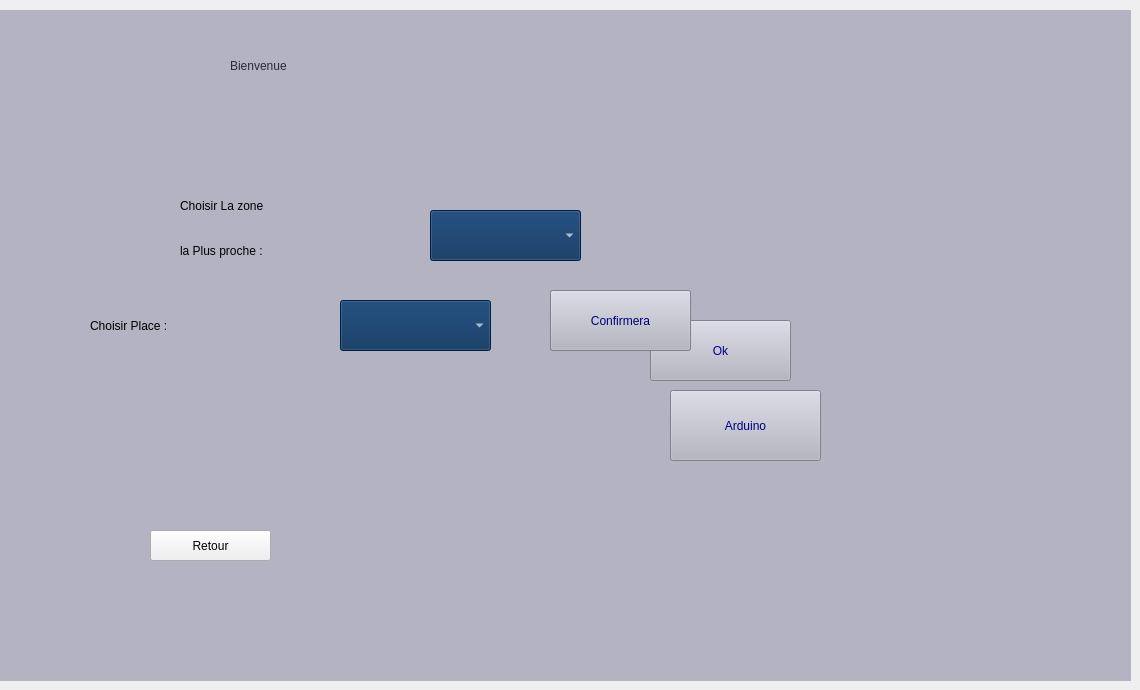
    <widget class="QWidget" name="page_choisirzone">
     <widget class="QPushButton" name="ok">
      <property name="geometry">
       <rect>
        <x>650</x>
        <y>320</y>
        <width>141</width>
        <height>61</height>
       </rect>
      </property>
      <property name="styleSheet">
       <string notr="true">#ok{
	font: 18pt &quot;Bahnschrift&quot;;

	background-color: rgb(179, 179, 193);
	
	
	
	color: rgb(0, 0, 127);
	
;}


#ok:hover{
;

	color: rgb(255, 255, 255);
	background-color: rgb(4, 44, 89);
	}</string>
      </property>
      <property name="text">
       <string>Ok</string>
      </property>
     </widget>
     <widget class="QLabel" name="label_choisirplace">
      <property name="geometry">
       <rect>
        <x>0</x>
        <y>10</y>
        <width>1131</width>
        <height>671</height>
       </rect>
      </property>
      <property name="styleSheet">
       <string notr="true">
background-color: rgb(179, 179, 193);</string>
      </property>
      <property name="text">
       <string/>
      </property>
     </widget>
     <widget class="QPushButton" name="Retour">
      <property name="geometry">
       <rect>
        <x>150</x>
        <y>530</y>
        <width>121</width>
        <height>31</height>
       </rect>
      </property>
      <property name="text">
       <string>Retour</string>
      </property>
     </widget>
     <widget class="QComboBox" name="comboBox">
      <property name="geometry">
       <rect>
        <x>430</x>
        <y>210</y>
        <width>151</width>
        <height>51</height>
       </rect>
      </property>
      <property name="styleSheet">
       <string notr="true">#comboBox:hover{

background-color: rgb(255, 255, 255);
	
	color: rgb(4, 44, 89);
	
;}


#comboBox{
;

	color: rgb(255, 255, 255);
	background-color: rgb(4, 44, 89);
	}</string>
      </property>
     </widget>
     <widget class="QLabel" name="bienvenue">
      <property name="geometry">
       <rect>
        <x>230</x>
        <y>30</y>
        <width>391</width>
        <height>71</height>
       </rect>
      </property>
      <property name="styleSheet">
       <string notr="true">color: rgb(41, 44, 51);
font: 48pt &quot;MS Shell Dlg 2&quot;;</string>
      </property>
      <property name="text">
       <string>Bienvenue</string>
      </property>
     </widget>
     <widget class="QLabel" name="label_25">
      <property name="geometry">
       <rect>
        <x>180</x>
        <y>190</y>
        <width>211</width>
        <height>31</height>
       </rect>
      </property>
      <property name="styleSheet">
       <string notr="true">font: 24pt &quot;Bahnschrift&quot;;</string>
      </property>
      <property name="text">
       <string>Choisir La zone </string>
      </property>
     </widget>
     <widget class="QLabel" name="label_26">
      <property name="geometry">
       <rect>
        <x>180</x>
        <y>230</y>
        <width>241</width>
        <height>41</height>
       </rect>
      </property>
      <property name="styleSheet">
       <string notr="true">font: 24pt &quot;Bahnschrift&quot;;</string>
      </property>
      <property name="text">
       <string>la Plus proche :</string>
      </property>
     </widget>
     <widget class="QComboBox" name="comboBox_2">
      <property name="geometry">
       <rect>
        <x>340</x>
        <y>300</y>
        <width>151</width>
        <height>51</height>
       </rect>
      </property>
      <property name="styleSheet">
       <string notr="true">#comboBox_2:hover{

background-color: rgb(255, 255, 255);
	
	color: rgb(4, 44, 89);
	
;}


#comboBox_2{
;

	color: rgb(255, 255, 255);
	background-color: rgb(4, 44, 89);
	}</string>
      </property>
     </widget>
     <widget class="QPushButton" name="confirmer">
      <property name="geometry">
       <rect>
        <x>550</x>
        <y>290</y>
        <width>141</width>
        <height>61</height>
       </rect>
      </property>
      <property name="styleSheet">
       <string notr="true">#confirmer{
	font: 18pt &quot;Bahnschrift&quot;;

	background-color: rgb(179, 179, 193);
	
	
	
	color: rgb(0, 0, 127);
	
;}


#confirmer:hover{
;

	color: rgb(255, 255, 255);
	background-color: rgb(4, 44, 89);
	}</string>
      </property>
      <property name="text">
       <string>Confirmer</string>
      </property>
     </widget>
     <widget class="QLabel" name="label_27">
      <property name="geometry">
       <rect>
        <x>90</x>
        <y>310</y>
        <width>201</width>
        <height>31</height>
       </rect>
      </property>
      <property name="styleSheet">
       <string notr="true">font: 24pt &quot;Bahnschrift&quot;;</string>
      </property>
      <property name="text">
       <string>Choisir Place :</string>
      </property>
     </widget>
     <widget class="QLabel" name="label_voiture1">
      <property name="geometry">
       <rect>
        <x>630</x>
        <y>120</y>
        <width>141</width>
        <height>151</height>
       </rect>
      </property>
      <property name="styleSheet">
       <string notr="true">background-image: url(:/Documents/projetsmarket/voiture2.png);</string>
      </property>
      <property name="text">
       <string/>
      </property>
     </widget>
     <widget class="QLabel" name="label_24">
      <property name="geometry">
       <rect>
        <x>760</x>
        <y>262</y>
        <width>71</width>
        <height>31</height>
       </rect>
      </property>
      <property name="styleSheet">
       <string notr="true">color: rgb(255, 255, 255);
font: 12pt &quot;MS Shell Dlg 2&quot;;</string>
      </property>
      <property name="text">
       <string/>
      </property>
     </widget>
     <widget class="QLabel" name="label_28">
      <property name="geometry">
       <rect>
        <x>100</x>
        <y>280</y>
        <width>81</width>
        <height>21</height>
       </rect>
      </property>
      <property name="styleSheet">
       <string notr="true">color: rgb(255, 255, 255);
font: 12pt &quot;MS Shell Dlg 2&quot;;</string>
      </property>
      <property name="text">
       <string/>
      </property>
     </widget>
     <widget class="QLabel" name="label_29">
      <property name="geometry">
       <rect>
        <x>270</x>
        <y>270</y>
        <width>81</width>
        <height>21</height>
       </rect>
      </property>
      <property name="styleSheet">
       <string notr="true">color: rgb(255, 255, 255);
font: 12pt &quot;MS Shell Dlg 2&quot;;</string>
      </property>
      <property name="text">
       <string/>
      </property>
     </widget>
     <widget class="QLabel" name="label_30">
      <property name="geometry">
       <rect>
        <x>620</x>
        <y>20</y>
        <width>151</width>
        <height>151</height>
       </rect>
      </property>
      <property name="styleSheet">
       <string notr="true">background-image: url(:/photoparking/voiture.png);</string>
      </property>
      <property name="text">
       <string/>
      </property>
     </widget>
     <widget class="QLabel" name="label_placedispo">
      <property name="geometry">
       <rect>
        <x>40</x>
        <y>110</y>
        <width>801</width>
        <height>481</height>
       </rect>
      </property>
      <property name="styleSheet">
       <string notr="true">background-image: url(:/Documents/projetsmarket/6dispoo.png);</string>
      </property>
      <property name="text">
       <string/>
      </property>
     </widget>
     <widget class="QLabel" name="label_4">
      <property name="geometry">
       <rect>
        <x>606</x>
        <y>400</y>
        <width>141</width>
        <height>151</height>
       </rect>
      </property>
      <property name="styleSheet">
       <string notr="true">
background-image: url(:/Documents/projetsmarket/voiture2.png);</string>
      </property>
      <property name="text">
       <string/>
      </property>
     </widget>
     <widget class="QLabel" name="label_35">
      <property name="geometry">
       <rect>
        <x>306</x>
        <y>392</y>
        <width>141</width>
        <height>181</height>
       </rect>
      </property>
      <property name="styleSheet">
       <string notr="true">
background-image: url(:/Documents/projetsmarket/voiture2.png);</string>
      </property>
      <property name="text">
       <string/>
      </property>
     </widget>
     <widget class="QLabel" name="label_36">
      <property name="geometry">
       <rect>
        <x>50</x>
        <y>390</y>
        <width>141</width>
        <height>151</height>
       </rect>
      </property>
      <property name="styleSheet">
       <string notr="true">

background-image: url(:/Documents/projetsmarket/voiture2.png);</string>
      </property>
      <property name="text">
       <string/>
      </property>
     </widget>
     <widget class="QLabel" name="label_37">
      <property name="geometry">
       <rect>
        <x>290</x>
        <y>110</y>
        <width>161</width>
        <height>161</height>
       </rect>
      </property>
      <property name="styleSheet">
       <string notr="true">
background-image: url(:/Documents/projetsmarket/voiture2.png);</string>
      </property>
      <property name="text">
       <string/>
      </property>
     </widget>
     <widget class="QLabel" name="label_39">
      <property name="geometry">
       <rect>
        <x>690</x>
        <y>390</y>
        <width>91</width>
        <height>31</height>
       </rect>
      </property>
      <property name="styleSheet">
       <string notr="true">color: rgb(255, 255, 255);
font: 12pt &quot;MS Shell Dlg 2&quot;;</string>
      </property>
      <property name="text">
       <string/>
      </property>
     </widget>
     <widget class="QLabel" name="label_40">
      <property name="geometry">
       <rect>
        <x>370</x>
        <y>370</y>
        <width>91</width>
        <height>31</height>
       </rect>
      </property>
      <property name="styleSheet">
       <string notr="true">color: rgb(255, 255, 255);
font: 12pt &quot;MS Shell Dlg 2&quot;;</string>
      </property>
      <property name="text">
       <string/>
      </property>
     </widget>
     <widget class="QLabel" name="label_41">
      <property name="geometry">
       <rect>
        <x>70</x>
        <y>350</y>
        <width>121</width>
        <height>41</height>
       </rect>
      </property>
      <property name="styleSheet">
       <string notr="true">color: rgb(255, 255, 255);
font: 12pt &quot;MS Shell Dlg 2&quot;;</string>
      </property>
      <property name="text">
       <string/>
      </property>
     </widget>
     <widget class="QLabel" name="label_38">
      <property name="geometry">
       <rect>
        <x>70</x>
        <y>140</y>
        <width>131</width>
        <height>141</height>
       </rect>
      </property>
      <property name="styleSheet">
       <string notr="true">background-image: url(:/Documents/projetsmarket/voiture2.png);</string>
      </property>
      <property name="text">
       <string/>
      </property>
     </widget>
     <widget class="QPushButton" name="arduino">
      <property name="geometry">
       <rect>
        <x>670</x>
        <y>390</y>
        <width>151</width>
        <height>71</height>
       </rect>
      </property>
      <property name="styleSheet">
       <string notr="true">#arduino{
	font: 18pt &quot;Bahnschrift&quot;;

	background-color: rgb(179, 179, 193);
	
	
	
	color: rgb(0, 0, 127);
	
;}


#arduino:hover{
;

	color: rgb(255, 255, 255);
	background-color: rgb(4, 44, 89);
	}</string>
      </property>
      <property name="text">
       <string>Arduino</string>
      </property>
     </widget>
     <widget class="QPushButton" name="confirmera">
      <property name="geometry">
       <rect>
        <x>550</x>
        <y>290</y>
        <width>141</width>
        <height>61</height>
       </rect>
      </property>
      <property name="styleSheet">
       <string notr="true">#confirmera{
	font: 18pt &quot;Bahnschrift&quot;;

	background-color: rgb(179, 179, 193);
	
	
	
	color: rgb(0, 0, 127);
	
;}


#confirmer:hover{
;

	color: rgb(255, 255, 255);
	background-color: rgb(4, 44, 89);
	}</string>
      </property>
      <property name="text">
       <string>Confirmera</string>
      </property>
     </widget>
     <zorder>label_choisirplace</zorder>
     <zorder>label_placedispo</zorder>
     <zorder>ok</zorder>
     <zorder>Retour</zorder>
     <zorder>bienvenue</zorder>
     <zorder>label_25</zorder>
     <zorder>label_26</zorder>
     <zorder>comboBox_2</zorder>
     <zorder>confirmer</zorder>
     <zorder>label_27</zorder>
     <zorder>label_voiture1</zorder>
     <zorder>comboBox</zorder>
     <zorder>label_28</zorder>
     <zorder>label_29</zorder>
     <zorder>label_30</zorder>
     <zorder>label_4</zorder>
     <zorder>label_35</zorder>
     <zorder>label_36</zorder>
     <zorder>label_37</zorder>
     <zorder>label_40</zorder>
     <zorder>label_41</zorder>
     <zorder>label_39</zorder>
     <zorder>label_24</zorder>
     <zorder>label_38</zorder>
     <zorder>arduino</zorder>
     <zorder>confirmera</zorder>
    </widget>
